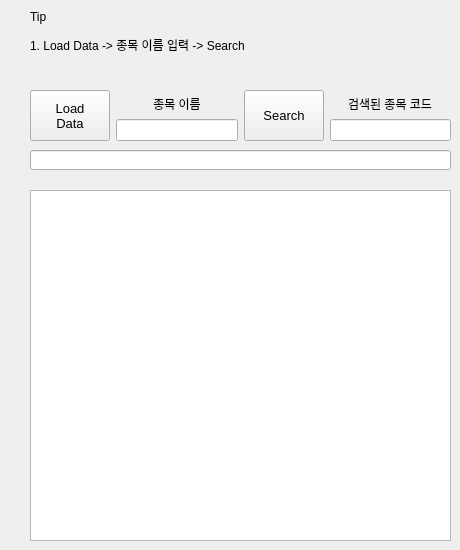
      <widget class="QWidget" name="tab_1">
       <attribute name="title">
        <string>검색</string>
       </attribute>
       <widget class="QTableView" name="tableView1">
        <property name="geometry">
         <rect>
          <x>30</x>
          <y>190</y>
          <width>421</width>
          <height>351</height>
         </rect>
        </property>
       </widget>
       <widget class="QLineEdit" name="result1">
        <property name="geometry">
         <rect>
          <x>30</x>
          <y>150</y>
          <width>421</width>
          <height>20</height>
         </rect>
        </property>
        <property name="font">
         <font>
          <weight>75</weight>
          <bold>true</bold>
         </font>
        </property>
        <property name="cursor">
         <cursorShape>IBeamCursor</cursorShape>
        </property>
        <property name="alignment">
         <set>Qt::AlignCenter</set>
        </property>
        <property name="dragEnabled">
         <bool>true</bool>
        </property>
        <property name="readOnly">
         <bool>true</bool>
        </property>
       </widget>
       <widget class="QWidget" name="horizontalLayoutWidget_7">
        <property name="geometry">
         <rect>
          <x>30</x>
          <y>90</y>
          <width>421</width>
          <height>51</height>
         </rect>
        </property>
        <layout class="QHBoxLayout" name="horizontalLayout1">
         <item>
          <widget class="QPushButton" name="Load_data_btn">
           <property name="sizePolicy">
            <sizepolicy hsizetype="Maximum" vsizetype="Ignored">
             <horstretch>0</horstretch>
             <verstretch>0</verstretch>
            </sizepolicy>
           </property>
           <property name="font">
            <font>
             <pointsize>10</pointsize>
             <stylestrategy>PreferAntialias</stylestrategy>
            </font>
           </property>
           <property name="autoFillBackground">
            <bool>false</bool>
           </property>
           <property name="text">
            <string>Load
Data</string>
           </property>
           <property name="autoDefault">
            <bool>false</bool>
           </property>
          </widget>
         </item>
         <item>
          <layout class="QVBoxLayout" name="verticalLayout1_1">
           <item alignment="Qt::AlignHCenter|Qt::AlignBottom">
            <widget class="QLabel" name="label1_1">
             <property name="sizePolicy">
              <sizepolicy hsizetype="Fixed" vsizetype="Fixed">
               <horstretch>0</horstretch>
               <verstretch>0</verstretch>
              </sizepolicy>
             </property>
             <property name="font">
              <font>
               <pointsize>9</pointsize>
               <stylestrategy>PreferAntialias</stylestrategy>
              </font>
             </property>
             <property name="text">
              <string>종목 이름</string>
             </property>
             <property name="alignment">
              <set>Qt::AlignCenter</set>
             </property>
            </widget>
           </item>
           <item>
            <widget class="QLineEdit" name="stock_name1">
             <property name="sizePolicy">
              <sizepolicy hsizetype="Ignored" vsizetype="Ignored">
               <horstretch>0</horstretch>
               <verstretch>0</verstretch>
              </sizepolicy>
             </property>
             <property name="inputMethodHints">
              <set>Qt::ImhDigitsOnly</set>
             </property>
             <property name="text">
              <string/>
             </property>
             <property name="alignment">
              <set>Qt::AlignCenter</set>
             </property>
            </widget>
           </item>
          </layout>
         </item>
         <item>
          <widget class="QPushButton" name="Search_btn1">
           <property name="sizePolicy">
            <sizepolicy hsizetype="Maximum" vsizetype="Ignored">
             <horstretch>0</horstretch>
             <verstretch>0</verstretch>
            </sizepolicy>
           </property>
           <property name="font">
            <font>
             <pointsize>10</pointsize>
             <stylestrategy>PreferAntialias</stylestrategy>
            </font>
           </property>
           <property name="autoFillBackground">
            <bool>false</bool>
           </property>
           <property name="text">
            <string>Search</string>
           </property>
          </widget>
         </item>
         <item>
          <layout class="QVBoxLayout" name="verticalLayout1_2">
           <item alignment="Qt::AlignHCenter|Qt::AlignBottom">
            <widget class="QLabel" name="label1_2">
             <property name="sizePolicy">
              <sizepolicy hsizetype="Fixed" vsizetype="Fixed">
               <horstretch>0</horstretch>
               <verstretch>0</verstretch>
              </sizepolicy>
             </property>
             <property name="font">
              <font>
               <pointsize>9</pointsize>
               <stylestrategy>PreferAntialias</stylestrategy>
              </font>
             </property>
             <property name="text">
              <string>검색된 종목 코드</string>
             </property>
             <property name="alignment">
              <set>Qt::AlignCenter</set>
             </property>
            </widget>
           </item>
           <item>
            <widget class="QLineEdit" name="stock_num1">
             <property name="sizePolicy">
              <sizepolicy hsizetype="Ignored" vsizetype="Ignored">
               <horstretch>0</horstretch>
               <verstretch>0</verstretch>
              </sizepolicy>
             </property>
             <property name="inputMethodHints">
              <set>Qt::ImhDigitsOnly</set>
             </property>
             <property name="text">
              <string/>
             </property>
             <property name="alignment">
              <set>Qt::AlignCenter</set>
             </property>
             <property name="readOnly">
              <bool>true</bool>
             </property>
            </widget>
           </item>
          </layout>
         </item>
        </layout>
       </widget>
       <widget class="QLabel" name="tips1">
        <property name="geometry">
         <rect>
          <x>30</x>
          <y>10</y>
          <width>421</width>
          <height>71</height>
         </rect>
        </property>
        <property name="sizePolicy">
         <sizepolicy hsizetype="Fixed" vsizetype="Fixed">
          <horstretch>0</horstretch>
          <verstretch>0</verstretch>
         </sizepolicy>
        </property>
        <property name="font">
         <font>
          <pointsize>9</pointsize>
          <stylestrategy>PreferAntialias</stylestrategy>
         </font>
        </property>
        <property name="frameShape">
         <enum>QFrame::NoFrame</enum>
        </property>
        <property name="frameShadow">
         <enum>QFrame::Plain</enum>
        </property>
        <property name="text">
         <string>&lt;html&gt;&lt;head/&gt;&lt;body&gt;&lt;p&gt;Tip&lt;/p&gt;&lt;p&gt;1. Load Data -&amp;gt; 종목 이름 입력 -&amp;gt; Search&lt;/p&gt;&lt;p&gt;&lt;br/&gt;&lt;/p&gt;&lt;/body&gt;&lt;/html&gt;</string>
        </property>
        <property name="textFormat">
         <enum>Qt::AutoText</enum>
        </property>
        <property name="alignment">
         <set>Qt::AlignLeading|Qt::AlignLeft|Qt::AlignVCenter</set>
        </property>
       </widget>
      </widget>
